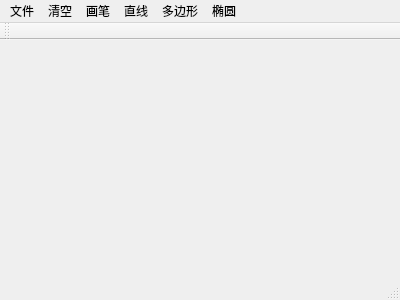
<?xml version="1.0" encoding="UTF-8"?>
<ui version="4.0">
 <class>MainWindow</class>
 <widget class="QMainWindow" name="MainWindow">
  <property name="geometry">
   <rect>
    <x>0</x>
    <y>0</y>
    <width>400</width>
    <height>300</height>
   </rect>
  </property>
  <property name="windowTitle">
   <string>MainWindow</string>
  </property>
  <widget class="QWidget" name="centralWidget"/>
  <widget class="QMenuBar" name="menuBar">
   <property name="geometry">
    <rect>
     <x>0</x>
     <y>0</y>
     <width>400</width>
     <height>21</height>
    </rect>
   </property>
   <widget class="QMenu" name="menu">
    <property name="title">
     <string>文件</string>
    </property>
    <addaction name="actionsave"/>
   </widget>
   <widget class="QMenu" name="menu_2">
    <property name="title">
     <string>清空</string>
    </property>
    <addaction name="actionclear_canvas"/>
   </widget>
   <widget class="QMenu" name="menu_3">
    <property name="title">
     <string>画笔</string>
    </property>
    <widget class="QMenu" name="menucolor">
     <property name="title">
      <string>color</string>
     </property>
     <addaction name="actionblack"/>
     <addaction name="actionyellow"/>
     <addaction name="actionblue"/>
     <addaction name="actiongreen"/>
     <addaction name="actionred"/>
    </widget>
    <widget class="QMenu" name="menucap">
     <property name="title">
      <string>cap</string>
     </property>
     <addaction name="actionsquarecap"/>
     <addaction name="actionroundcap"/>
    </widget>
    <widget class="QMenu" name="menuwidth">
     <property name="title">
      <string>width</string>
     </property>
     <addaction name="action1"/>
     <addaction name="action2"/>
     <addaction name="action3"/>
     <addaction name="action5"/>
     <addaction name="action10"/>
     <addaction name="action15"/>
     <addaction name="action20"/>
    </widget>
    <addaction name="menucolor"/>
    <addaction name="menucap"/>
    <addaction name="menuwidth"/>
   </widget>
   <widget class="QMenu" name="menu_4">
    <property name="title">
     <string>直线</string>
    </property>
    <addaction name="actionDDA"/>
    <addaction name="actionBresenham"/>
   </widget>
   <widget class="QMenu" name="menu_5">
    <property name="title">
     <string>多边形</string>
    </property>
    <addaction name="actionpolygon"/>
    <addaction name="actionBresenham_2"/>
    <addaction name="actionEnd_Painting"/>
   </widget>
   <widget class="QMenu" name="menu_6">
    <property name="title">
     <string>椭圆</string>
    </property>
    <addaction name="actionellipse"/>
   </widget>
   <addaction name="menu"/>
   <addaction name="menu_2"/>
   <addaction name="menu_3"/>
   <addaction name="menu_4"/>
   <addaction name="menu_5"/>
   <addaction name="menu_6"/>
  </widget>
  <widget class="QToolBar" name="mainToolBar">
   <attribute name="toolBarArea">
    <enum>TopToolBarArea</enum>
   </attribute>
   <attribute name="toolBarBreak">
    <bool>false</bool>
   </attribute>
  </widget>
  <widget class="QStatusBar" name="statusBar"/>
  <action name="actionblack">
   <property name="text">
    <string>black</string>
   </property>
  </action>
  <action name="actionyellow">
   <property name="text">
    <string>yellow</string>
   </property>
  </action>
  <action name="actionblue">
   <property name="text">
    <string>blue</string>
   </property>
  </action>
  <action name="actiongreen">
   <property name="text">
    <string>green</string>
   </property>
  </action>
  <action name="actionred">
   <property name="text">
    <string>red</string>
   </property>
  </action>
  <action name="actionsquarecap">
   <property name="text">
    <string>squarecap</string>
   </property>
  </action>
  <action name="actionroundcap">
   <property name="text">
    <string>roundcap</string>
   </property>
  </action>
  <action name="action1">
   <property name="text">
    <string>1</string>
   </property>
  </action>
  <action name="action3">
   <property name="text">
    <string>3</string>
   </property>
  </action>
  <action name="action10">
   <property name="text">
    <string>10</string>
   </property>
  </action>
  <action name="action15">
   <property name="text">
    <string>15</string>
   </property>
  </action>
  <action name="action20">
   <property name="text">
    <string>20</string>
   </property>
  </action>
  <action name="action2">
   <property name="text">
    <string>2</string>
   </property>
  </action>
  <action name="actionDDA">
   <property name="text">
    <string>DDA</string>
   </property>
  </action>
  <action name="actionBresenham">
   <property name="text">
    <string>Bresenham</string>
   </property>
  </action>
  <action name="action5">
   <property name="text">
    <string>5</string>
   </property>
  </action>
  <action name="actionsave">
   <property name="text">
    <string>save</string>
   </property>
  </action>
  <action name="actionellipse">
   <property name="text">
    <string>ellipse</string>
   </property>
  </action>
  <action name="actionclear_canvas">
   <property name="text">
    <string>clear_canvas</string>
   </property>
  </action>
  <action name="actionpolygon">
   <property name="text">
    <string>DDA</string>
   </property>
  </action>
  <action name="actionBresenham_2">
   <property name="text">
    <string>Bresenham</string>
   </property>
  </action>
  <action name="actionEnd_Painting">
   <property name="text">
    <string>End Painting</string>
   </property>
  </action>
 </widget>
 <layoutdefault spacing="6" margin="11"/>
 <resources/>
 <connections/>
</ui>
